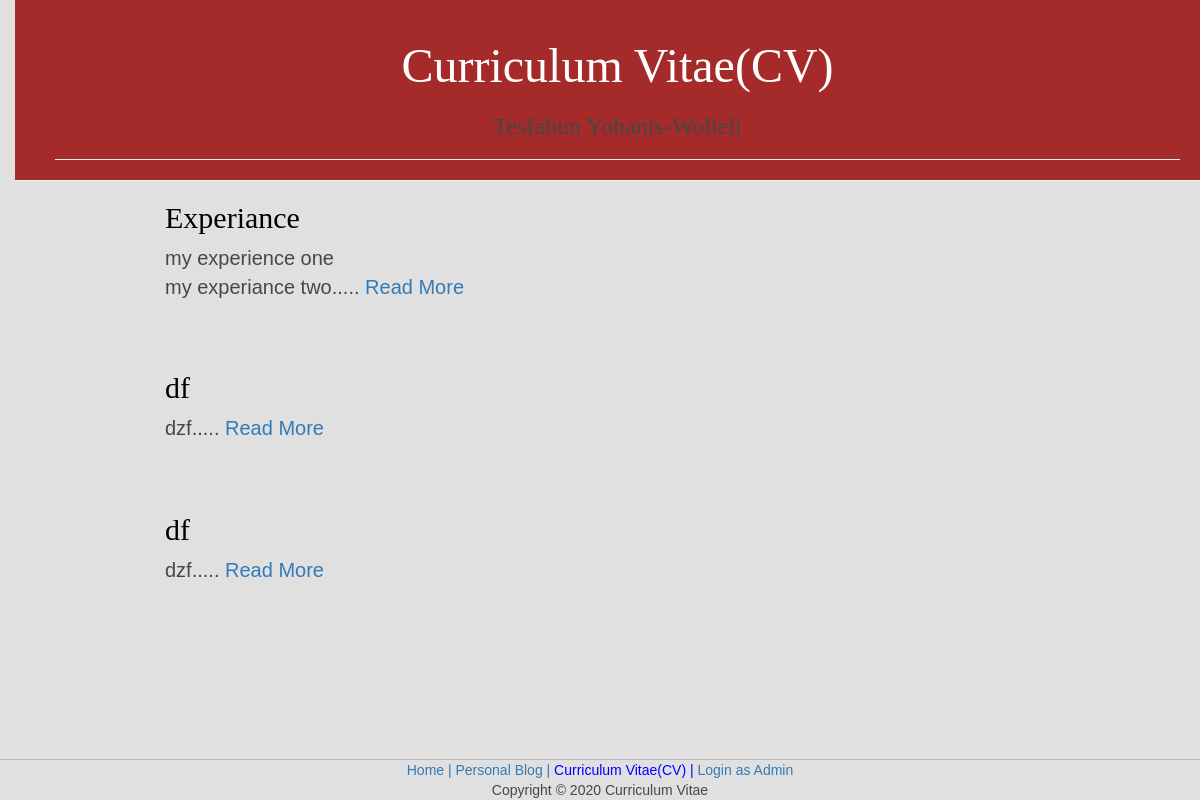
The app's page /cv/ with its own data.
### cv/models.py (models this page shows, shortened)
class Cv_section(models.Model):
    title = models.CharField(max_length=200)
    text = models.TextField()
    def snippet(self):
        return self.text[:56]+'.....'
    class Meta:
        verbose_name_plural = "cv_sections"

### cv/views.py (the view)
# urls.py: path('', views.cv_section_list, name='cv_section_list'),
def cv_section_list(request):
    cv_sections = Cv_section.objects.all()
    return render(request, 'cv/cv_sections_list.html', {'cv_sections': cv_sections})

### cv/templates/cv/cv_sections_list.html
{% extends 'cv/base.html' %}
{% block content %}
    {% for cv in cv_sections %}
        <div class="cv">
            <h2><a href="{% url 'cv_section_detail' pk=cv.pk %}">{{ cv.title }}</a></h2>
            <p>{{ cv.snippet|linebreaksbr }}
              <a href="{% url 'cv_section_detail' pk=cv.pk %}" target="_blank">Read More</a>
            </p>
        </div>
    {% endfor %}
{% endblock %}

### cv/static/css/cv.css (style rules this page uses)
body { padding-left: 15px; font-size: 15px; }
h1, h2, h3, h4 { font-family: 'Lobster', cursive; }
h1 a, h2 a { color: #C25100; }
.cv { margin-bottom: 70px; font-size: 15pt; }
.cv h2 a, .cv h2 a:visited { color: #000000; }
body { background-color: #E0E0E0; font-family: "Trebuchet MS", Helvetica, sans-serif; font-size: 0.9em; text-align: justify; color: #474747; }

### records on screen
Cv_section: title "Experiance", snippet "my experience one my experiance two....."
Cv_section: title "df", snippet "dzf....."
Cv_section: title "df", snippet "dzf....."
